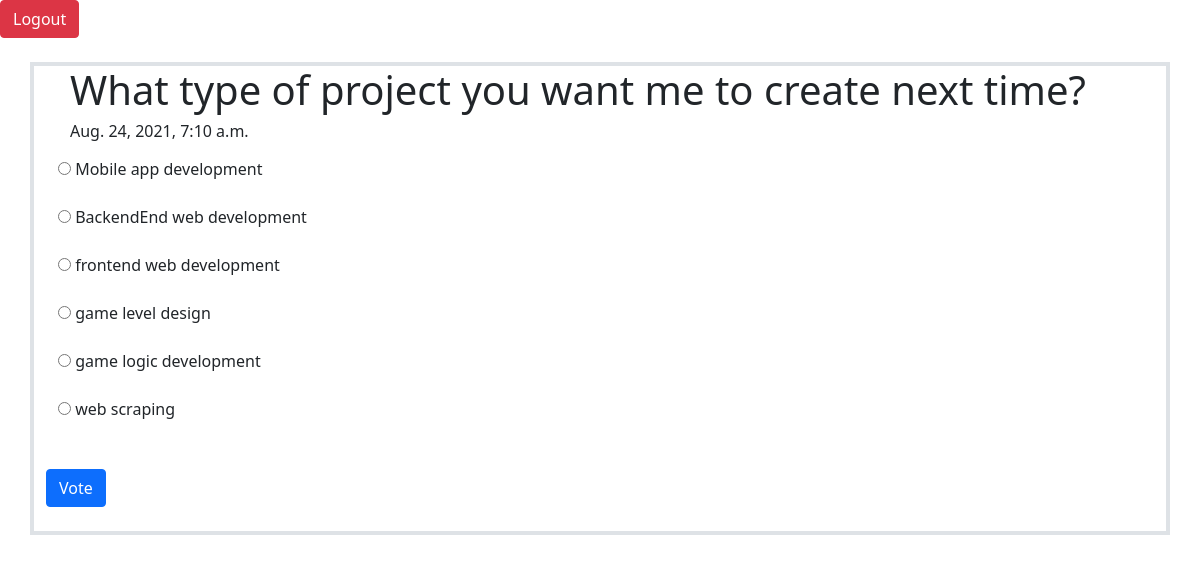
Page /polls/4/ (signed in) on the committed database.
### polls/models.py (models this page shows, shortened)
class Question(models.Model):
    question_text = models.CharField(max_length=200)
    pub_date = models.DateTimeField('date published')

class Choice(models.Model):
    question = models.ForeignKey(Question, on_delete=models.CASCADE)
    choice_text = models.CharField(max_length=200)
    votes = models.IntegerField(default=0)

### polls/views.py (the view)
# urls.py: path('<int:question_id>/',views.detail, name='detail'),
def detail(request,question_id):
    try:
        question = Question.objects.get(pk=question_id)
    except:
        raise Http404("Question does not exist")
    return render(request,'polls/detail.html',{'question':question})

### polls/templates/polls/detail.html (shortened to what this page needs)
{% extends "polls/base.html" %}
{% load static %}
{% block content %}
<div class="container my-4 border border-4">
    <form action="{% url 'polls:vote' question.id %}" method="post">
        <fieldset>
            <legend class="mx-4"><h1>
                {{ question.question_text }}
                <h6 class="fs-6">{{ question.pub_date}}</h6>
            </h1></legend>
            <div class="container">
                {% for choice in question.choice_set.all %}
                <input type="radio" name="choice" value="{{ choice.id}}" id="choice{{forloop.counter}}">
                <label for="choice{{forloop.counter}}"> {{ choice.choice_text }}</label> <br> <br>
            {% endfor %}
            </div>
        </fieldset>
        <input class="btn btn-primary my-4" type="submit" value="Vote">
    </form>
</div>
{% endblock  %}

### polls/templates/polls/base.html (style rules this page uses)
body { background-repeat: no-repeat; background-size: cover; }

### rows in the picture
Question: question_text "What type of project you want me to create next time?", pub_date "Aug. 24, 2021, 7:10 a.m."
Choice: choice_text "Mobile app development"
Choice: choice_text "BackendEnd web development"
Choice: choice_text "frontend web development"
Choice: choice_text "game level design"
Choice: choice_text "game logic development"
Choice: choice_text "web scraping"
